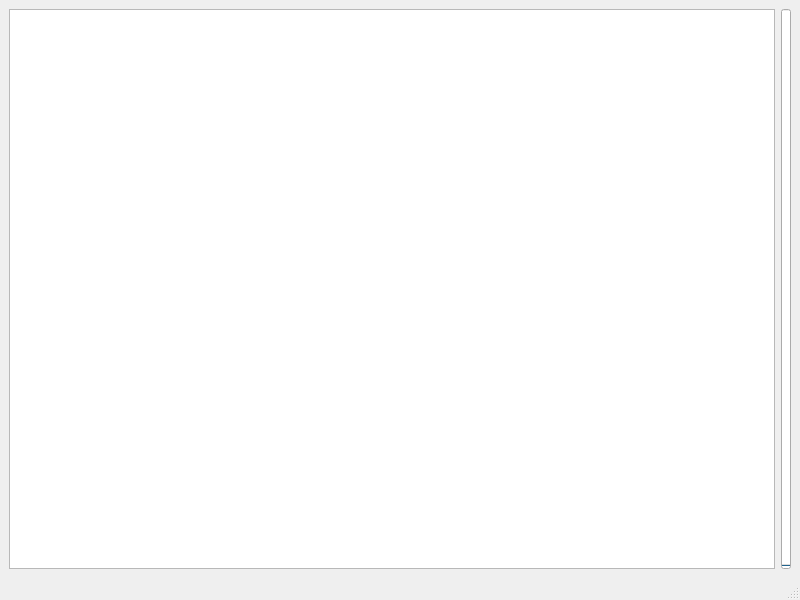
<?xml version="1.0" encoding="UTF-8"?>
<ui version="4.0">
 <class>MainWindow</class>
 <widget class="QMainWindow" name="MainWindow">
  <property name="geometry">
   <rect>
    <x>0</x>
    <y>0</y>
    <width>800</width>
    <height>600</height>
   </rect>
  </property>
  <property name="windowTitle">
   <string>MainWindow</string>
  </property>
  <widget class="QWidget" name="centralwidget">
   <property name="sizePolicy">
    <sizepolicy hsizetype="Maximum" vsizetype="Maximum">
     <horstretch>0</horstretch>
     <verstretch>0</verstretch>
    </sizepolicy>
   </property>
   <layout class="QHBoxLayout" name="horizontalLayout">
    <item>
     <widget class="QListWidget" name="filesList">
      <property name="sizePolicy">
       <sizepolicy hsizetype="Minimum" vsizetype="Minimum">
        <horstretch>0</horstretch>
        <verstretch>0</verstretch>
       </sizepolicy>
      </property>
      <property name="sizeAdjustPolicy">
       <enum>QAbstractScrollArea::AdjustIgnored</enum>
      </property>
      <property name="selectionMode">
       <enum>QAbstractItemView::ExtendedSelection</enum>
      </property>
     </widget>
    </item>
    <item>
     <widget class="QProgressBar" name="volumeBar">
      <property name="enabled">
       <bool>true</bool>
      </property>
      <property name="maximumSize">
       <size>
        <width>10</width>
        <height>16777215</height>
       </size>
      </property>
      <property name="layoutDirection">
       <enum>Qt::LeftToRight</enum>
      </property>
      <property name="maximum">
       <number>256</number>
      </property>
      <property name="value">
       <number>0</number>
      </property>
      <property name="orientation">
       <enum>Qt::Vertical</enum>
      </property>
     </widget>
    </item>
   </layout>
  </widget>
  <widget class="QMenuBar" name="menubar">
   <property name="geometry">
    <rect>
     <x>0</x>
     <y>0</y>
     <width>800</width>
     <height>21</height>
    </rect>
   </property>
  </widget>
  <widget class="QStatusBar" name="statusbar"/>
 </widget>
 <resources/>
 <connections/>
</ui>
